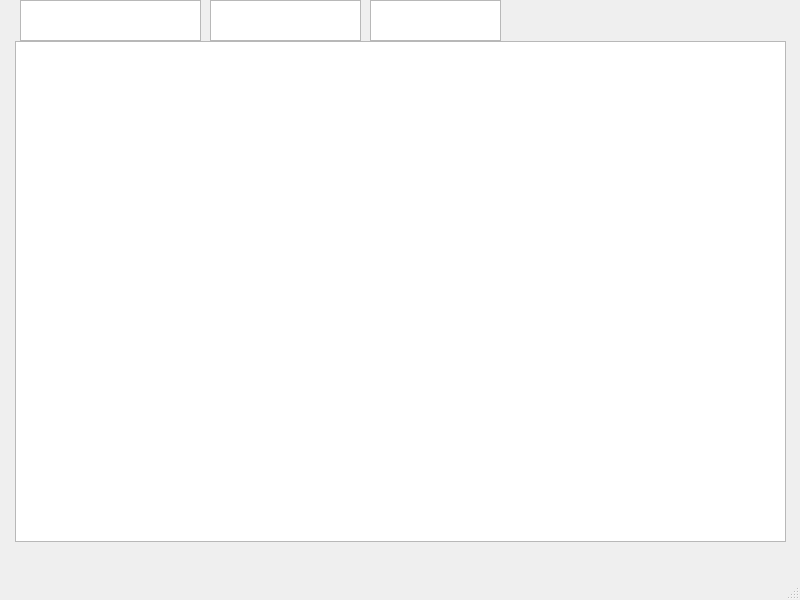
<?xml version="1.0" encoding="UTF-8"?>
<ui version="4.0">
 <class>MainWindow</class>
 <widget class="QMainWindow" name="MainWindow">
  <property name="geometry">
   <rect>
    <x>0</x>
    <y>0</y>
    <width>800</width>
    <height>600</height>
   </rect>
  </property>
  <property name="windowTitle">
   <string>MainWindow</string>
  </property>
  <widget class="QWidget" name="centralwidget">
   <widget class="QGraphicsView" name="graphicsView">
    <property name="geometry">
     <rect>
      <x>15</x>
      <y>41</y>
      <width>771</width>
      <height>501</height>
     </rect>
    </property>
    <property name="backgroundBrush">
     <brush brushstyle="SolidPattern">
      <color alpha="255">
       <red>64</red>
       <green>139</green>
       <blue>44</blue>
      </color>
     </brush>
    </property>
   </widget>
   <widget class="QTextBrowser" name="textBrowser">
    <property name="geometry">
     <rect>
      <x>20</x>
      <y>0</y>
      <width>181</width>
      <height>41</height>
     </rect>
    </property>
    <property name="font">
     <font>
      <family>Stencil</family>
      <pointsize>14</pointsize>
     </font>
    </property>
    <property name="autoFillBackground">
     <bool>false</bool>
    </property>
   </widget>
   <widget class="QTextBrowser" name="textBrowser_2">
    <property name="geometry">
     <rect>
      <x>210</x>
      <y>0</y>
      <width>151</width>
      <height>41</height>
     </rect>
    </property>
    <property name="font">
     <font>
      <family>Stencil</family>
      <pointsize>14</pointsize>
     </font>
    </property>
   </widget>
   <widget class="QTextBrowser" name="textBrowser_3">
    <property name="geometry">
     <rect>
      <x>370</x>
      <y>0</y>
      <width>131</width>
      <height>41</height>
     </rect>
    </property>
    <property name="font">
     <font>
      <family>Stencil</family>
      <pointsize>14</pointsize>
     </font>
    </property>
   </widget>
  </widget>
  <widget class="QMenuBar" name="menubar">
   <property name="geometry">
    <rect>
     <x>0</x>
     <y>0</y>
     <width>800</width>
     <height>21</height>
    </rect>
   </property>
  </widget>
  <widget class="QStatusBar" name="statusbar"/>
 </widget>
 <resources/>
 <connections/>
</ui>
